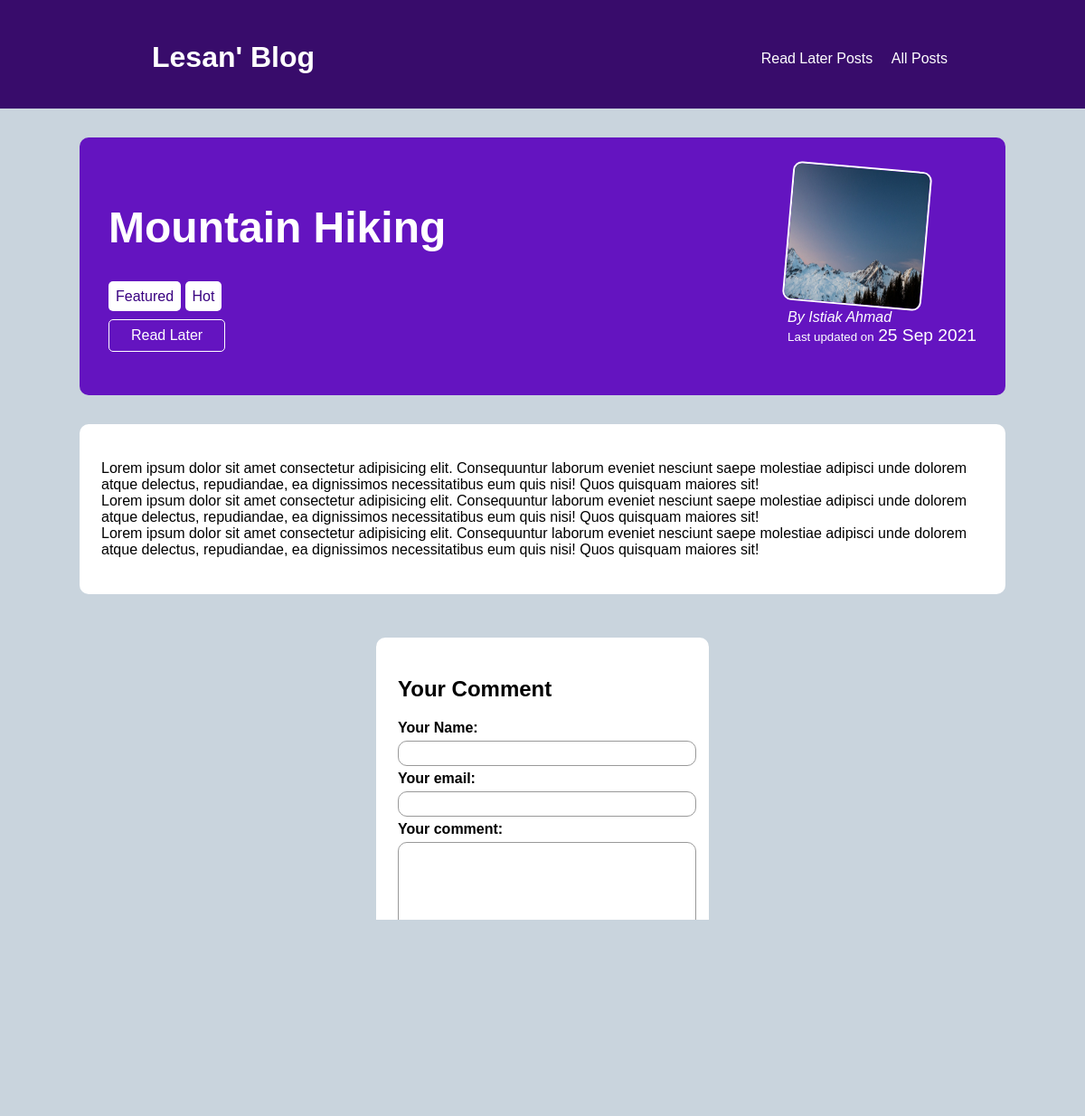
Page /mountain-hiking on the committed database.
### blog/models.py (models this page shows, shortened)
class Post(models.Model):
    title = models.CharField(max_length=100)
    excerpt = models.CharField(max_length=1000)
    image = models.ImageField(upload_to="post-images", null=True)
    date = models.DateField(blank=True, null=True, auto_now=True, auto_now_add=False)
    slug = models.SlugField(unique=True) # if we add unique=true, don't nee {{db_index}}
    content = models.TextField() # screen shot -------------
    author = models.ForeignKey(Author, null=True, on_delete=models.SET_NULL, related_name="posts")
    tags = models.ManyToManyField(Tag, blank=True)
    class Meta:
        ordering = ['-date']
        verbose_name_plural = "Post"

class Tag(models.Model):
    caption = models.CharField(max_length=20)

class Author(models.Model):
    first_name = models.CharField(max_length=100)
    last_name = models.CharField(max_length=100)
    email = models.EmailField()
    class Meta:
        verbose_name_plural = "Author"
    def __str__(self):
        return f"{self.first_name} {self.last_name}"

### blog/views.py (the view, shortened to what this page needs)
# urls.py: path("<slug:slug>", views.PostDetailView.as_view(), name="post-detail"),
class PostDetailView(View):
    def is_stored_post(self, post_id):
        stored_posts = self.request.session.get("stored_posts")
        if stored_posts:
            is_stored = post_id in stored_posts
        else:
            is_stored = False
        return is_stored
    def get(self, request, slug):
        post_obj = get_object_or_404(Post, slug=slug)
        context = {
            "post" : post_obj,
            "is_stored" : self.is_stored_post(post_obj.id),
            "comments" : post_obj.comments.all().order_by("-id"),
            "post_tags" : post_obj.tags.all(),
            "comment_form" : CommentForm()
        }
        return render(request, "blog/post-detail.html", context)

### blog/forms.py
class CommentForm(forms.ModelForm):
    class Meta:
        model = Comment
        exclude = ["post"]
        labels = {
            "user_name" : "Your Name",
            "email" : "Your email",
            "text" : "Your comment"
        }

### blog/templates/blog/post-detail.html (shortened to what this page needs)
{% extends 'base.html' %}
{% load static %}
{% block css_page %}
    <link rel="stylesheet" href="{% static "blog/post-detail.css" %}">
{% endblock %}
{% block content %}
    <section class="summary">
        <div class="left-title">
            <h2>{{post.title}}</h2>
            <div>
                {% for tag in post_tags %}
                    <span id="tag">{{tag.caption}}</span>
                {% endfor %}
            </div>
            <div id="read_later">
                <form action="{% url "read-later" %}" method="post">
                    <button type="submit">
                        {% if is_stored %}
                            Remove From "Read Later" Lists
                        {% else %}
                            Read Later
                        {% endif %}
                    </button>
                </form>
            </div>
        </div>
        <div class="right-title">
            <img src="{{ post.image.url }}" alt="post-title">
            <address>By <a href="mailto:{{post.author.email}}">{{post.author}}</a></address>
            <div>
                <small>Last updated on</small> <big>{{post.date|date:"d M Y"}}</big>
            </div>
        </div>
    </section>
    <section id="article">
        {{ post.content|linebreaks  }}
    </section>
    <div id="comment-form">
        <h2>Your Comment</h2>
        <form action="{% url "post-detail" post.slug %}" method="post">
            {% for field in comment_form %}
                <div class="form-control">
                    {{field.label_tag}}
                    {{field}}
                </div>
            {% endfor %}
            <button type="submit">Save Comment</button>
        </form>
    </div>
{% endblock %}

### templates/base.html (shortened to what this page needs)
{% load static %}
<!DOCTYPE html>
<html lang="en">
  <head>
    <link rel="stylesheet" href="{% static "base.css" %}">
    {% block css_page %}{% endblock %}
  </head>
  <body>
    <header class="main-nav">
      <h1><a id="anchor" href="{% url "home" %}">Lesan' Blog</a></h1>
      <nav>
        <a id="anchor" href="{% url "read-later" %}">Read Later Posts</a>
        <a id="anchor" href="{% url "all-posts" %}">All Posts</a>
      </nav>
    </header>
    {% block content %}{% endblock %}
  </body>
</html>

### static/base.css (style rules this page uses)
body { font-family: sans-serif; background-color: rgb(201, 212, 221); }
.main-nav { margin: -1rem -1rem 0.5rem; padding: 2rem 10rem 1rem; display: flex; flex-direction: row; flex-wrap: wrap; justify-content:space-between; background-color: rgb(56, 12, 107); }
.main-nav > nav { margin-top: 2rem; display: inline; }
.main-nav #anchor { margin-left: 1rem; text-decoration: none; color: white; }

### blog/static/blog/post-detail.css (style rules this page uses)
.summary, article { margin: 2rem 5rem; padding: 2rem; border-radius: 10px; }
.summary { display: flex; flex-direction: row; flex-wrap: wrap; justify-content: space-between; color: white; background-color: rgb(100, 20, 192); }
.summary > .left-title > h2 { margin: 2.5rem 0 1 rem; font-size: 3rem; }
#tag { padding: 0.5rem; background-color: white; color: #390281; border-radius: 5px; }
#read_later { margin: 1rem auto; }
#read_later button { background-color: transparent; border: 1px solid white; color: white; font: inherit; padding: 0.5rem 1.5rem; border-radius: 5px; cursor: pointer; }
.summary > .right-title > img { width: 150px; height: 150px; transform: rotateZ(5deg); border: 2.5px solid white; border-radius: 10px; }
.summary a { color: white; text-decoration: none; }
#article { margin: 1rem 5rem auto; padding: 1.5rem; max-height: 10rem; border-radius: 10px; background-color: white; }
#comment-form { margin: 3rem auto; padding: 1.5rem; border-radius: 10px; max-width: 20rem; background-color: white; box-shadow: 0 2px #aaaaaa; }
#comment-form button { margin: auto 5rem; padding: 1rem; border-radius: 5px; font-size: 1rem; color: white; background-color: rgb(65, 15, 122); border: 1px solid rgb(65, 15, 122); }
.form-control label { font-weight: bold; display: block; margin-bottom: 5px; }
.form-control input, .form-control textarea { width: 100%; padding: 0.25rem; margin-bottom: 5px; font: inherit; border-radius: 10px; border: 1px solid #999999; }

### rows in the picture
Post: title "Mountain Hiking", image (picture), author "Istiak Ahmad", date "25 Sep 2021", content "Lorem ipsum dolor sit amet consectetur adipisicing elit. Consequuntur laborum eveniet nesciunt saepe molestiae adipisci unde dolorem atque delectus, repudiandae, ea dignissimos necessitatibus eum quis nisi! Quos quisquam maiores sit! Lorem ipsum dolor sit amet consectetur adipisicing elit. Consequuntur laborum eveniet nesciunt saepe molestiae adipisci unde dolorem atque delectus, repudiandae, ea dignissimos necessitatibus eum quis nisi! Quos quisquam maiores sit! Lorem ipsum dolor sit amet consectetur adipisicing elit. Consequuntur laborum eveniet nesciunt saepe molestiae adipisci unde dolorem atque delectus, repudiandae, ea dignissimos necessitatibus eum quis nisi! Quos quisquam maiores…"
Tag: caption "Featured"
Tag: caption "Hot"

### other values in the picture
{{ field.label_tag }} "Your Name:" "Your email:" "Your comment:"
